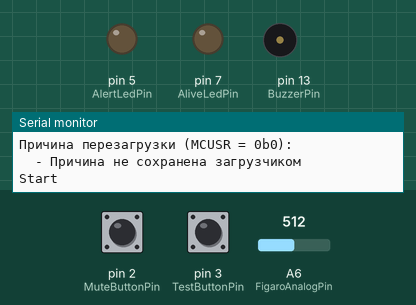
Recording of a sketch running on a simulated Arduino Nano, built with avr-gcc and run on an emulated ATmega328P. On the bench: output pins drawn as LEDs (lit = HIGH), buzzer (waves = sounding, pin HIGH), the last lines printed to the serial monitor. The inputs (shaded band) are chosen by the test bench; at power-on: pin 3 (TestButtonPin) HIGH, pin 2 (MuteButtonPin) HIGH, A6 (FigaroAnalogPin) = 512. The modem accepts every AT command (registered, SIM ready, sends succeed) and sends nothing else; pins used as bus, display or sensor lines are not drawn.

Above: at 1.2 s.
1.3 s: pin 3 (TestButtonPin) pulled LOW for 0.15 s
At 2.18 s:
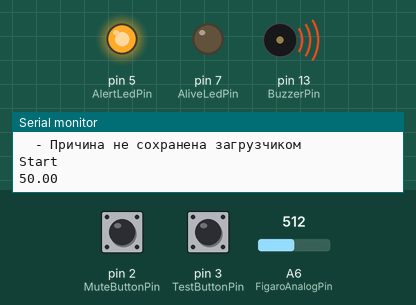
4.3 s: pin 2 (MuteButtonPin) pulled LOW for 0.15 s
At 6.01 s:
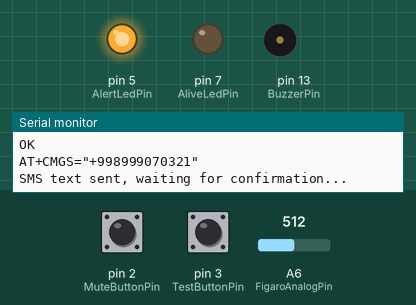
Timing chart, 0 to 16.3 s (numbered marks = the images above; inputs shaded):
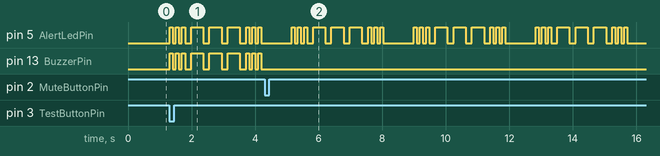

Measured:
- after the input at 1.3 s, pin 5 (AlertLedPin), pin 13 (BuzzerPin): LOW → HIGH at once, → LOW 0.10 s later, → HIGH 0.10 s later, → LOW 0.10 s later, … (18 changes in this stretch)
- after the input at 4.3 s, pin 13 (BuzzerPin): stops changing and stays LOW

The sketch:

OnlineGasDetector_FIGARO.ino
```cpp
#include <avr/wdt.h>
#include <SoftwareSerial.h>

#pragma region GsmModule

#define MODEM_RX 11
#define MODEM_TX 10
#define MODEM_POWER_PIN  12
#define MODEM_BAUD 19200

unsigned long SendRequestLastTickTime = 0;
const unsigned long SendRequestWorkInterval = 2000;

unsigned long PingLastTickTime = 300000;
const unsigned long PingWorkInterval = 300000UL; // 5 минут

volatile bool NeedForSendRequest = false;
bool GsmPowerIsOn = false;

#pragma endregion

#pragma region Notificator

#define TestButtonPin 3
#define MuteButtonPin 2
#define BuzzerPin 13
#define AliveLedPin 7
#define AlertLedPin 5

unsigned long AliveIndicatorLastTickTime = 0;
const unsigned long AliveIndicatorWorkInterval = 5000;

unsigned long WatchDogResetLastTickTime = 0;
const unsigned long WatchDogResetWorkInterval = 4000;

unsigned long RebootLastTickTime = 0;

int SignalSwitchWorkInterval = 200;

const unsigned long ResetInterval = 3600000UL;

volatile bool Mute = false;      // Нажата кнопка молчания
volatile bool AlertIsActive = false;      // Используется также из ISR таймера
volatile bool TestAlertIsActive = false;  // Используется также из ISR таймера
bool ManualBuzzerIsOn = false;
bool ManualAlertLedIsOn = false;
bool ManualAliveLedIsOn = false;

#pragma endregion

#pragma region GasAnalyser

#define FigaroAnalogPin A6 // Аналоговый пин Figaro

// Thresholds
int LedTreshold = 300;
int BuzzerThreshold = 300;
int SendRequestThreshold = 400;
int HysteresisOffset = 50;

bool BuzzerAlertIsActive = false;       // Гистерезис зуммера
bool SendRequestAlertIsActive = false;  // Гистерезис отправки запроса

const int AlertDebounceThreshold = 5;
int LedDebounceCount         = 0;
int BuzzerDebounceCount      = 0;
int SendRequestDebounceCount = 0;

unsigned long GasAnalyseLastTickTime = 0;
const unsigned long GasAnalyseWorkInterval = 0;

bool PlotterMode = true;              // Выводим значения в гравик //FORTEST
volatile bool Preparing = true;       // Используется также из ISR таймера

float COConcentration = 0;  // Концентрация Угарного газа
#pragma endregion

const char deviceId[] = "123";
SoftwareSerial SIM800L(MODEM_RX, MODEM_TX);

//Програмная перезагрузка контроллера
void RebootController() {
  Serial.flush();
  wdt_enable(WDTO_15MS);
  while (true) { }
}

void setup() {
  Preparing = true;
  //Настройка режимов для пинов
  pinMode(BuzzerPin, OUTPUT);
  pinMode(AlertLedPin, OUTPUT);
  pinMode(AliveLedPin, OUTPUT);
  pinMode(MuteButtonPin, INPUT_PULLUP);
  pinMode(TestButtonPin, INPUT_PULLUP);
  // Сначала фиксируем LOW в выходном регистре, затем включаем режим OUTPUT.
  // Так при старте не возникает случайного импульса включения модема.
  digitalWrite(MODEM_POWER_PIN, LOW);
  pinMode(MODEM_POWER_PIN, OUTPUT);
  GsmPowerIsOn = false;
  pinMode(FigaroAnalogPin, INPUT);

  digitalWrite(BuzzerPin, LOW);

  //Настройка аппаратного прерывания для кнопок
  attachInterrupt(digitalPinToInterrupt(MuteButtonPin), MuteButtonPressEvent, FALLING);
  attachInterrupt(digitalPinToInterrupt(TestButtonPin), TestButtonPressEvent, FALLING);

  //Задаем режим опорного напряжения
  analogReference(EXTERNAL);

  //Подготовка и подключение Serial-порта
  PrepareSerialPorts();

  // вывести из-за чего перезагрузилась arduino
  PrintResetCause();

  //Подготовка и калибровка датчика
  PrepareGasAnalyser();

  //Включение прерывания по таймеру
  EnableInterruptTimer();

  //Включение Watchdog на 8 секунд
  wdt_enable(WDTO_8S);
  Preparing = false;

  Serial.println(F("Start"));
}

void loop() {
  ProcessSerialCommands();

  //Снимаем показания датчика
  if (tick(GasAnalyseLastTickTime, GasAnalyseWorkInterval)) {
    GasAnalyse();
  }
  //Отправка запроса
  if (tick(SendRequestLastTickTime, SendRequestWorkInterval)) {
    SendRequest(TestAlertIsActive);
  }
  // Пинг сервера каждую минуту (только вне режима тревоги)
  if (tick(PingLastTickTime, PingWorkInterval)) {
    //SendPing();
  }
  //Маргаем индикатором рабочего режима
  if (tick(AliveIndicatorLastTickTime, AliveIndicatorWorkInterval) && !AlertIsActive && !ManualAliveLedIsOn) {
      digitalWrite(AliveLedPin, HIGH);
      delay(50);
      digitalWrite(AliveLedPin, LOW);
  }
  //Выключаем режим Mute, если Alert выключен
  if (!AlertIsActive && !TestAlertIsActive && !NeedForSendRequest) {
    Mute = false;
  }
  // Сброс сторожевого таймера
  if (tick(WatchDogResetLastTickTime, WatchDogResetWorkInterval)) {
    wdt_reset();
  }

  // // Перезагрузка каждый час (tick корректно обрабатывает переполнение millis)
  // if (tick(RebootLastTickTime, ResetInterval) && !AlertIsActive && !TestAlertIsActive) {
  //   Serial.println(F("REBOOT: hourly timer"));
  //   RestartGsmModule();
  //   RebootController();
  // }
}
```

ArduinoHelper.ino
```cpp
volatile uint16_t next_ocr = 1561;  // Начальный для 100 мс: ((16e6 / 1024 / 1000) * 100) - 1 ≈ 1561

bool tick(unsigned long &lastTickTime, unsigned long millisInterval) {
  if (millis() < lastTickTime) {
    if (millis() + (4294967295UL - lastTickTime) > millisInterval) { /* 4294967295 - Максимальное значение millis(), после которого оно сбрасывается к нулю*/
      lastTickTime = millis();
      return true;
    }
  }
  if (millis() - lastTickTime > millisInterval) {
    lastTickTime = millis();
    return true;
  }
  return false;
}

void yield() {
  wdt_reset();
}

void PrepareSerialPorts() {
  Serial.begin(9600);         //FORTEST
  SIM800L.begin(MODEM_BAUD);  //FORTEST
}

ISR(TIMER1_COMPA_vect) {
  GenerateSosSignal();
  OCR1A = next_ocr;  // Обновляем интервал для следующего прерывания
}

void EnableInterruptTimer() {
  cli();  // Отключаем глобальные прерывания
  TCCR1A = 0;
  TCCR1B = 0;
  TCNT1 = 0;
  OCR1A = 1561;                         // Начальный для 100 мс
  TCCR1B |= (1 << WGM12);               // Режим CTC
  TCCR1B |= (1 << CS12) | (1 << CS10);  // Предделитель 1024 (CS12=1, CS11=0, CS10=1)
  TIMSK1 |= (1 << OCIE1A);              // Разрешаем прерывание по совпадению OCR1A
  sei();                                // Включаем глобальные прерывания
}

void MuteButtonPressEvent() {
  if (AlertIsActive) {
    Mute = true;
  }
}

void TestButtonPressEvent() {
  TestAlertIsActive = true;
  AlertIsActive = true;
  NeedForSendRequest = true;
  LedDebounceCount = 0;
  BuzzerDebounceCount = 0;
  SendRequestDebounceCount = 0;
}

uint8_t ResetCause __attribute__((section(".noinit")));

// Выполняется до setup(): watchdog после reset нужно выключить как можно раньше.
void CaptureResetCause() __attribute__((naked, used, externally_visible, section(".init3")));
void CaptureResetCause() {
  ResetCause = MCUSR;
  MCUSR = 0;
  wdt_disable();
}

void PrintResetCause() {
  uint8_t mcusr = ResetCause;

  while (!Serial); // если нужно подождать

  Serial.print(F("Причина перезагрузки (MCUSR = 0b"));
  Serial.print(mcusr, BIN);
  Serial.println(F("):"));

  if (mcusr & (1 << PORF))  Serial.println(F("  - Power-on reset (включение питания)"));
  if (mcusr & (1 << EXTRF)) Serial.println(F("  - External reset (кнопка Reset или пин RESET)"));
  if (mcusr & (1 << BORF))  Serial.println(F("  - Brown-out reset (падение напряжения)"));
  if (mcusr & (1 << WDRF))  Serial.println(F("  - Watchdog reset (сработал сторожевой таймер)"));

  if (mcusr == 0) Serial.println(F("  - Причина не сохранена загрузчиком"));
  Serial.println();
}
```

Figaro.ino
```cpp
const float alpha = 0.1f;
float filteredValue = 0.0f;

void PrepareGasAnalyser() {
}

void GasAnalyse() {
  float figaroAnalogValue = 0.0;

  for (int i = 0; i < 150; i++) {
    figaroAnalogValue += analogRead(FigaroAnalogPin);
    delay(10);
  }
  figaroAnalogValue = figaroAnalogValue / 150.0;
  figaroAnalogValue = (figaroAnalogValue / 1024.0) * 1000.0;
  //figaroAnalogValue = (figaroAnalogValue / 750.0) * 1000.0;

  filteredValue = (alpha * figaroAnalogValue) + ((1.0f - alpha) * filteredValue);

  COConcentration = filteredValue;

  if (PlotterMode) {
  //if (PlotterMode && !AlertIsActive && !TestAlertIsActive) {
    Serial.println(filteredValue);
  }

  if (!TestAlertIsActive) {
    if (!AlertIsActive) {
      if (filteredValue >= LedTreshold) {
        LedDebounceCount++;
        if (LedDebounceCount >= AlertDebounceThreshold)
          AlertIsActive = true;
      } else {
        LedDebounceCount = 0;
      }
    } else {
      if (filteredValue < LedTreshold - HysteresisOffset)
        AlertIsActive = false;
    }

    if (!BuzzerAlertIsActive) {
      if (filteredValue >= BuzzerThreshold) {
        BuzzerDebounceCount++;
        if (BuzzerDebounceCount >= AlertDebounceThreshold)
          BuzzerAlertIsActive = true;
      } else {
        BuzzerDebounceCount = 0;
      }
    } else {
      if (filteredValue < BuzzerThreshold - HysteresisOffset)
        BuzzerAlertIsActive = false;
    }

    // Отправка с debounce и гистерезисом: ON >= 400, повторно разрешается < 350.
    if (!SendRequestAlertIsActive) {
      if (filteredValue >= SendRequestThreshold) {
        SendRequestDebounceCount++;
        if (SendRequestDebounceCount >= AlertDebounceThreshold) {
          SendRequestAlertIsActive = true;
          NeedForSendRequest = true;
          SendRequestDebounceCount = 0;
        }
      } else {
        SendRequestDebounceCount = 0;
      }
    } else if (filteredValue < SendRequestThreshold - HysteresisOffset) {
      SendRequestAlertIsActive = false;
    }
  }
}
```

Notificator.ino
```cpp
volatile int SosSignalStep = 0;
const int SosMinInterval = 100;

void GenerateSosSignal() {
  // Генерация сигнала S.O.S.
  if (Preparing && !TestAlertIsActive)
    return;
  // NeedForSendRequest удерживает тревогу до полной отправки HTTP и SMS.
  if (AlertIsActive || TestAlertIsActive || NeedForSendRequest) {
    if (SosSignalStep > 16) {
      SignalSwitchWorkInterval = SosMinInterval * 10;
      SetBuzzerState(0);
      SosSignalStep = 0;
    } else if (SosSignalStep == 5 || SosSignalStep == 7 || SosSignalStep == 9 || SosSignalStep == 11) {
      SetBuzzerState(0);
      SignalSwitchWorkInterval = SosMinInterval * 2;
      SosSignalStep++;
    } else if (SosSignalStep == 6 || SosSignalStep == 8 || SosSignalStep == 10) {
      SetBuzzerState(1);
      SignalSwitchWorkInterval = SosMinInterval * 4;
      SosSignalStep++;
    } else if (SosSignalStep % 2 != 0) {
      SetBuzzerState(0);
      SignalSwitchWorkInterval = SosMinInterval;
      SosSignalStep++;
    } else {
      SetBuzzerState(1);
      SignalSwitchWorkInterval = SosMinInterval;
      SosSignalStep++;
    }
  } else {
    SetBuzzerState(0);
    SosSignalStep = 0;
  }
  // Рассчитываем следующий OCR1A на основе SignalSwitchWorkInterval (в мс)
  uint32_t ticks = ((F_CPU / 1024UL / 1000UL) * (uint32_t)SignalSwitchWorkInterval) - 1;
  if (ticks > 65535UL) ticks = 65535UL;  // Ограничение для 16-бит таймера
  next_ocr = (uint16_t)ticks;
}

void SetBuzzerState(bool activate) {
  bool buzzerIsOn = !Mute && (BuzzerAlertIsActive || TestAlertIsActive || NeedForSendRequest) && activate;
  bool alertLedIsOn = (AlertIsActive || TestAlertIsActive || NeedForSendRequest) && activate;
  if (ManualBuzzerIsOn || buzzerIsOn)
    digitalWrite(BuzzerPin, HIGH);
  else
    digitalWrite(BuzzerPin, LOW);
  if (ManualAlertLedIsOn || alertLedIsOn)
    digitalWrite(AlertLedPin, HIGH);
  else
    digitalWrite(AlertLedPin, LOW);
}
```

SerialCommands.ino
```cpp
char serialCommandBuffer[121];
uint8_t serialCommandLength = 0;
unsigned long SerialCommandLastCharTime = 0;

void ProcessSerialCommands() {
  while (Serial.available()) {
    char c = (char)Serial.read();
    SerialCommandLastCharTime = millis();
    if (c == '\r')
      continue;

    if (c == '\n') {
      serialCommandBuffer[serialCommandLength] = '\0';
      HandleSerialCommand(serialCommandBuffer);
      serialCommandLength = 0;
    } else if (serialCommandLength < sizeof(serialCommandBuffer) - 1) {
      serialCommandBuffer[serialCommandLength++] = c;
    } else {
      serialCommandLength = 0;
    }
  }

  if (serialCommandLength > 0 && millis() - SerialCommandLastCharTime > 100) {
    serialCommandBuffer[serialCommandLength] = '\0';
    HandleSerialCommand(serialCommandBuffer);
    serialCommandLength = 0;
  }
}

void HandleSerialCommand(char *command) {
  while (*command == ' ' || *command == '\t')
    command++;

  char *end = command + strlen(command);
  while (end > command && (end[-1] == ' ' || end[-1] == '\t'))
    *--end = '\0';
  if (*command == '\0')
    return;

  if (toupper(command[0]) == 'A' && toupper(command[1]) == 'T') {
    if (!GsmPowerIsOn) {
      Serial.println(F("Сначала включите GSM"));
      return;
    }
    sendAtCommand(command, true);
    return;
  }

  if (strcasecmp_P(command, PSTR("RESTART")) == 0) {
    Serial.println(F("Restart"));
    delay(100);
    RebootController();
  } else if (strcasecmp_P(command, PSTR("MUTE")) == 0) {
    Mute = true;
    Serial.println(F("Mute"));
  } else if (strcasecmp_P(command, PSTR("GSMON")) == 0) {
    ActivateGsmModulePower();
    Serial.println(F("GSM on"));
  } else if (strcasecmp_P(command, PSTR("GSMOFF")) == 0) {
    DeactivateGsmModulePower();
    Serial.println(F("GSM off"));
  } else if (strcasecmp_P(command, PSTR("ALERTLEDSWITCH")) == 0) {
    ManualAlertLedIsOn = !ManualAlertLedIsOn;
    digitalWrite(AlertLedPin, ManualAlertLedIsOn ? HIGH : LOW);
    Serial.println(ManualAlertLedIsOn ? F("Alert LED on") : F("Alert LED off"));
  } else if (strcasecmp_P(command, PSTR("BUZZERSWITCH")) == 0) {
    ManualBuzzerIsOn = !ManualBuzzerIsOn;
    digitalWrite(BuzzerPin, ManualBuzzerIsOn ? HIGH : LOW);
    Serial.println(ManualBuzzerIsOn ? F("Buzzer on") : F("Buzzer off"));
  } else if (strcasecmp_P(command, PSTR("ALIVELEDSWITCH")) == 0) {
    ManualAliveLedIsOn = !ManualAliveLedIsOn;
    digitalWrite(AliveLedPin, ManualAliveLedIsOn ? HIGH : LOW);
    Serial.println(ManualAliveLedIsOn ? F("Alive LED on") : F("Alive LED off"));
  } else {
    Serial.println(F("Unknown command"));
  }
}
```

Source omitted: SIM800L.ino (16642 bytes)
